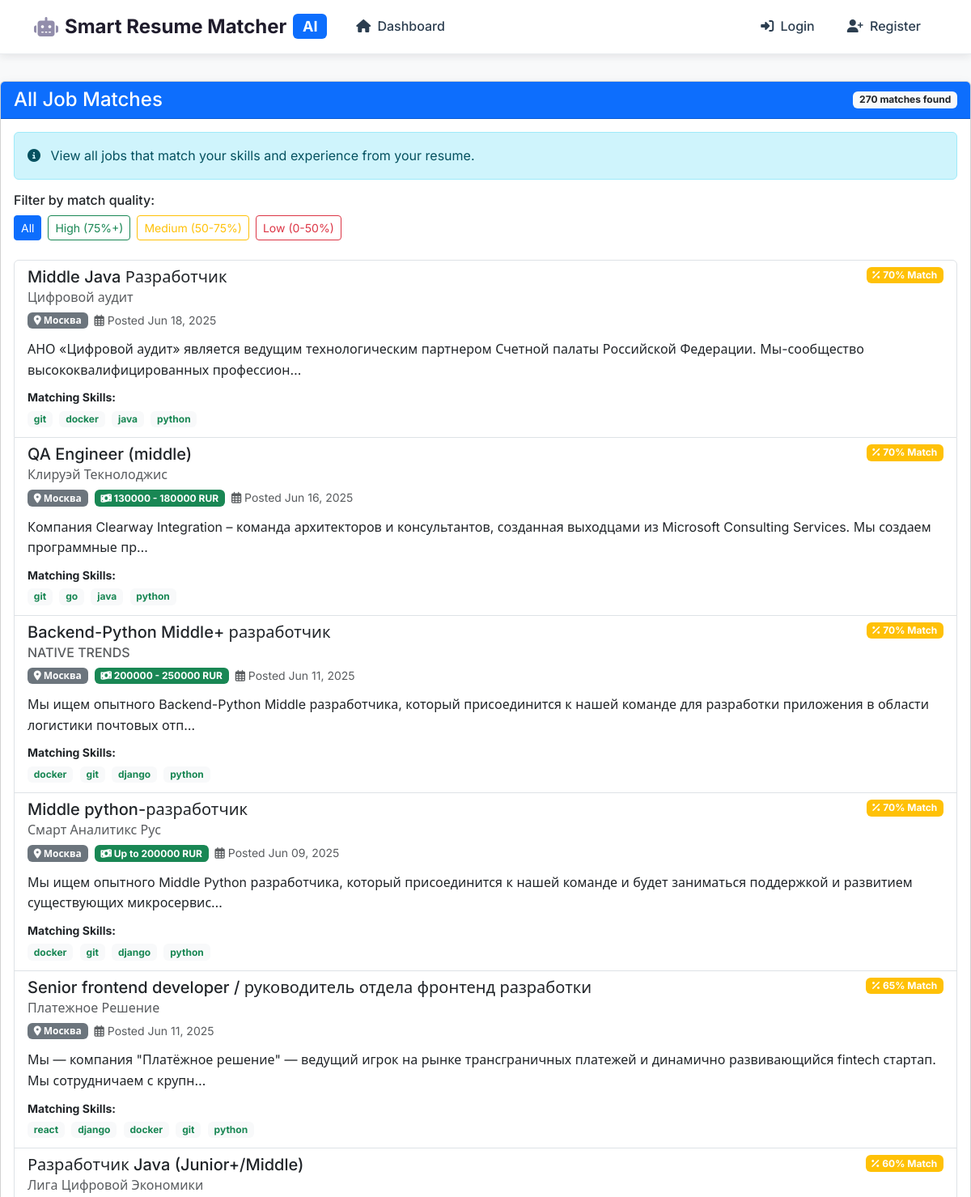
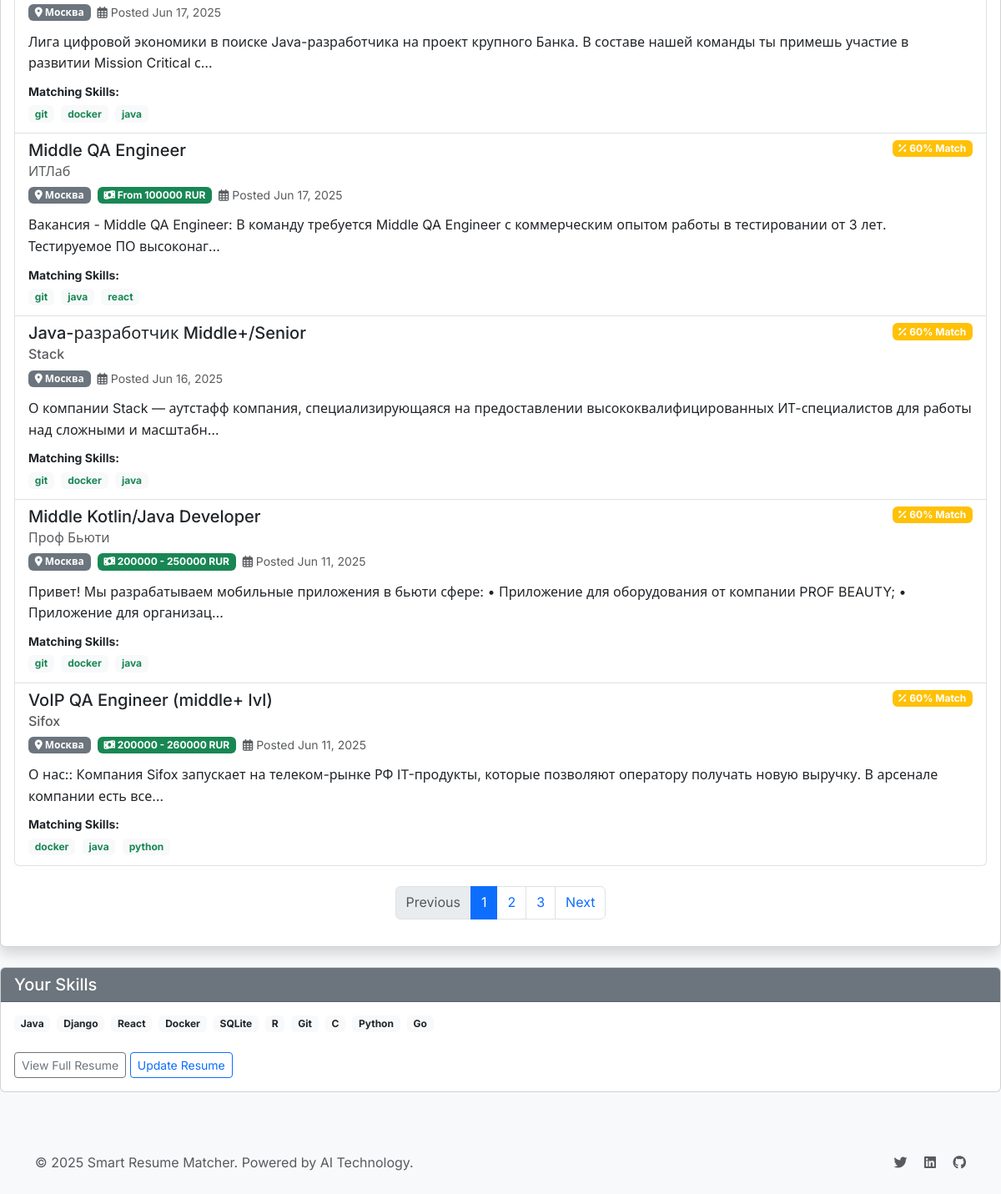
Page /jobs/ (signed in) on the committed database (2 pictures, top to bottom).
### jobs/models.py (models this page shows, shortened)
class JobMatch(models.Model):
    user = models.ForeignKey(User, on_delete=models.CASCADE, related_name='job_matches')
    job = models.ForeignKey(Job, on_delete=models.CASCADE, related_name='matches')
    resume = models.ForeignKey('resumes.Resume', on_delete=models.CASCADE, related_name='job_matches')
    match_score = models.FloatField(default=0)  # 0-100 percentage score
    match_details = models.JSONField(default=dict, blank=True)  # Detailed breakdown of the match
    matching_skills = models.JSONField(default=list, blank=True)
    missing_skills = models.JSONField(default=list, blank=True)
    analysis_version = models.CharField(max_length=50, default='v1', blank=True)
    created_at = models.DateTimeField(auto_now_add=True)
    updated_at = models.DateTimeField(auto_now=True)
    class Meta:
        ordering = ['-match_score']
        verbose_name = 'Job Match'
        verbose_name_plural = 'Job Matches'
        unique_together = ('job', 'resume')

class Job(models.Model):
    hh_id = models.CharField(max_length=50, unique=True)  # HH.ru job ID
    title = models.CharField(max_length=300)
    company_name = models.CharField(max_length=200)
    company_url = models.URLField(blank=True)
    description = models.TextField()
    requirements = models.TextField(blank=True, null=True, default='')
    responsibilities = models.TextField(blank=True, null=True, default='')
    location = models.CharField(max_length=200)
    salary_from = models.PositiveIntegerField(null=True, blank=True)
    salary_to = models.PositiveIntegerField(null=True, blank=True)
    salary_currency = models.CharField(max_length=10, default='RUB')
    employment_type = models.CharField(max_length=50, blank=True)  # full-time, part-time, etc.
    experience_required = models.CharField(max_length=100, blank=True)
    required_skills = models.JSONField(default=list, blank=True)
    optional_skills = models.JSONField(default=list, blank=True)
    hh_url = models.URLField(blank=True, default='')
    published_at = models.DateTimeField(default=timezone.now)
    created_at = models.DateTimeField(auto_now_add=True)
    updated_at = models.DateTimeField(auto_now=True)
    is_active = models.BooleanField(default=True)
    class Meta:
        ordering = ['-published_at']
        verbose_name = 'Job'
        verbose_name_plural = 'Jobs'

### jobs/views.py (the view, shortened to what this page needs)
# urls.py: path('', views.job_list_view, name='job_list'),
@jwt_login_required
def job_list_view(request):
    user_resume = Resume.objects.filter(user=request.user, is_active=True).first()
    if not user_resume:
        messages.warning(request, "Please upload your resume to see job matches.")
        return redirect('jwt_resume_upload')
    enhanced_matcher = AdvancedJobMatcher(user=request.user, resume=user_resume)
    job_matches = JobMatch.objects.filter(resume=user_resume).select_related('job')
    match_filter = request.GET.get('match', None)
    if match_filter == 'high':
        job_matches = job_matches.filter(match_score__gte=75)
    elif match_filter == 'medium':
        job_matches = job_matches.filter(match_score__gte=50, match_score__lt=75)
    elif match_filter == 'low':
        job_matches = job_matches.filter(match_score__lt=50)
    user_skills = set(user_resume.extracted_skills) if user_resume.extracted_skills else set()
    job_matches = job_matches.order_by('-match_score')
    paginator = Paginator(job_matches, 10)
    page_number = request.GET.get('page', 1)
    job_matches_page = paginator.get_page(page_number)
    context = {
        'job_matches': job_matches_page,
        'user_skills': user_skills,
        'match_filter': match_filter
    }
    return render(request, 'jobs/job_list.html', context)

### templates/jobs/job_list.html (shortened to what this page needs)
{% extends 'base_modern.html' %}
{% load job_filters %}
{% block content %}
<div class="row">
    <div class="col-md-12 mb-4">
        <div class="card shadow">
            <div class="card-header bg-primary text-white">
                <div class="d-flex justify-content-between align-items-center">
                    <h4 class="mb-0">All Job Matches</h4>
                    <span class="badge bg-light text-dark">{{ job_matches.paginator.count }} matches found</span>
                </div>
            </div>
            <div class="card-body">
                <div class="alert alert-info">
                    <i class="fas fa-info-circle me-2"></i>
                    View all jobs that match your skills and experience from your resume.
                </div>
                <div class="mb-4">
                    <h6>Filter by match quality:</h6>
                    <div class="d-flex">
                        <a href="{% url 'job_list' %}" class="btn btn-sm {% if not match_filter %}btn-primary{% else %}btn-outline-primary{% endif %} me-2">
                            All
                        </a>
                        <a href="{% url 'job_list' %}?match=high" class="btn btn-sm {% if match_filter == 'high' %}btn-success{% else %}btn-outline-success{% endif %} me-2">
                            High (75%+)
                        </a>
                        <a href="{% url 'job_list' %}?match=medium" class="btn btn-sm {% if match_filter == 'medium' %}btn-warning{% else %}btn-outline-warning{% endif %} me-2">
                            Medium (50-75%)
                        </a>
                        <a href="{% url 'job_list' %}?match=low" class="btn btn-sm {% if match_filter == 'low' %}btn-danger{% else %}btn-outline-danger{% endif %}">
                            Low (0-50%)
                        </a>
                    </div>
                </div>
                {% if job_matches %}
                <div class="list-group">
                    {% for match in job_matches %}
                    <a href="{% url 'job_detail' match.job.id %}" class="list-group-item list-group-item-action">
                        <div class="d-flex w-100 justify-content-between">
                            <h5 class="mb-1">{{ match.job.title }}</h5>
                            <div>
                                <span class="badge
                                    {% if match.match_score >= 75 %}bg-success
                                    {% elif match.match_score >= 50 %}bg-warning
                                    {% else %}bg-danger{% endif %}
                                    d-flex align-items-center">
                                    <i class="fas fa-percentage me-1"></i>
                                    {{ match.match_score|floatformat:0 }}% Match
                                </span>
                            </div>
                        </div>
                        <h6 class="mb-2 text-muted">{{ match.job.company_name }}</h6>
                        <div class="d-flex align-items-center mb-2 flex-wrap">
                            {% if match.job.location %}
                                <span class="badge bg-secondary me-2 mb-1">
                                    <i class="fas fa-map-marker-alt"></i> {{ match.job.location }}
                                </span>
                            {% endif %}
                            {% if match.job.salary_from or match.job.salary_to %}
                                <span class="badge bg-success me-2 mb-1">
                                    <i class="fas fa-money-bill-wave"></i>
                                    {% if match.job.salary_from and match.job.salary_to %}
                                        {{ match.job.salary_from }} - {{ match.job.salary_to }} {{ match.job.salary_currency }}
                                    {% elif match.job.salary_from %}
                                        From {{ match.job.salary_from }} {{ match.job.salary_currency }}
                                    {% elif match.job.salary_to %}
                                        Up to {{ match.job.salary_to }} {{ match.job.salary_currency }}
                                    {% endif %}
                                </span>
                            {% endif %}
                            <small class="text-muted mb-1">
                                <i class="far fa-calendar-alt"></i> Posted {{ match.job.published_at|date:"M d, Y" }}
                            </small>
                        </div>
                        <p class="mb-1">{{ match.job.description|clean_html_description|truncatechars:150 }}</p>
                        {% if match.matching_skills %}
                            <div class="mt-2">
                                <small class="fw-bold">Matching Skills:</small>
                                <div>
                                    {% for skill in match.matching_skills|slice:":5" %}
                                        <span class="badge bg-light text-success me-1 mb-1">{{ skill }}</span>
                                    {% endfor %}
                                </div>
                            </div>
                        {% endif %}
                    </a>
                    {% endfor %}
                </div>
                {% if job_matches.has_other_pages %}
                <nav class="mt-4">
                    <ul class="pagination justify-content-center">
                        {% if job_matches.has_previous %}
                            <li class="page-item">
                                <a class="page-link" href="?page={{ job_matches.previous_page_number }}{% if match_filter %}&match={{ match_filter }}{% endif %}">Previous</a>
                            </li>
                        {% else %}
                            <li class="page-item disabled">
                                <span class="page-link">Previous</span>
                            </li>
                        {% endif %}
                        {% for num in job_matches.paginator.page_range %}
                            {% if job_matches.number == num %}
                                <li class="page-item active">
                                    <span class="page-link">{{ num }}</span>
                                </li>
                            {% elif num > job_matches.number|add:'-3' and num < job_matches.number|add:'3' %}
                                <li class="page-item">
                                    <a class="page-link" href="?page={{ num }}{% if match_filter %}&match={{ match_filter }}{% endif %}">{{ num }}</a>
                                </li>
                            {% endif %}
                        {% endfor %}
                        {% if job_matches.has_next %}
                            <li class="page-item">
                                <a class="page-link" href="?page={{ job_matches.next_page_number }}{% if match_filter %}&match={{ match_filter }}{% endif %}">Next</a>
                            </li>
                        {% else %}
                            <li class="page-item disabled">
                                <span class="page-link">Next</span>
                            </li>
                        {% endif %}
                    </ul>
                </nav>
                {% endif %}
                {% endif %}
            </div>
        </div>
    </div>
    <div class="col-md-12">
        <div class="card">
            <div class="card-header bg-secondary text-white">
                <h5 class="mb-0">Your Skills</h5>
            </div>
            <div class="card-body">
                <div class="d-flex flex-wrap">
                    {% for skill in user_skills %}
                        <span class="badge bg-light text-dark me-2 mb-2">{{ skill }}</span>
                    {% empty %}
                        <p class="text-muted">No skills found in your resume.</p>
                    {% endfor %}
                </div>
                <div class="mt-3">
                    <a href="{% url 'profile' %}" class="btn btn-sm btn-outline-secondary">
                        View Full Resume
                    </a>
                    <a href="{% url 'jwt_resume_upload' %}" class="btn btn-sm btn-outline-primary">
                        Update Resume
                    </a>
                </div>
            </div>
        </div>
    </div>
</div>
{% endblock %}

### static/css/modern-app.css (style rules this page uses)
:root { --primary-color: #928DAB; --secondary-color: #1F1C2C; --accent-color: #6C63FF; --success-color: #00D4AA; --warning-color: #FFB800; --danger-color: #FF6B6B; --light-gray: #F8F9FA; --dark-gray: #6C757D; --white: #FFFFFF; --text-primary: #2C3E50; --text-secondary: #6C757D; --border-color: #E9ECEF; --shadow: 0 2px 10px rgba(31, 28, 44, 0.1); --gradient: linear-gradient(135deg, var(--primary-color), var(--secondary-color)); }
* { margin: 0; padding: 0; box-sizing: border-box; }
body { font-family: 'Inter', 'Segoe UI', Tahoma, Geneva, Verdana, sans-serif; line-height: 1.6; color: var(--text-primary); background: var(--light-gray); }

### rows in the picture
JobMatch: job "Middle Java Разработчик", match_score "70", job.company_name "Цифровой аудит", job.location "Москва", job.published_at "Jun 18, 2025", job.description|clean_html_description "АНО «Цифровой аудит» является ведущим технологическим партнером Счетной палаты Российской Федерации. Мы-сообщество высококвалифицированных профессион…", matching_skills "git" "docker" "java" "python"
JobMatch: job "QA Engineer (middle)", match_score "70", job.company_name "Клируэй Текнолоджис", job.location "Москва", job.salary_from "130000", job.salary_to "180000", job.salary_currency "RUR", job.published_at "Jun 16, 2025", job.description|clean_html_description "Компания Clearway Integration – команда архитекторов и консультантов, созданная выходцами из Microsoft Consulting Services. Мы создаем программные пр…", matching_skills "git" "go" "java" "python"
JobMatch: job "Backend-Python Middle+ разработчик", match_score "70", job.company_name "NATIVE TRENDS", job.location "Москва", job.salary_from "200000", job.salary_to "250000", job.salary_currency "RUR", job.published_at "Jun 11, 2025", job.description|clean_html_description "Мы ищем опытного Backend-Python Middle разработчика, который присоединится к нашей команде для разработки приложения в области логистики почтовых отп…", matching_skills "docker" "git" "django" "python"
JobMatch: job "Middle python-разработчик", match_score "70", job.company_name "Смарт Аналитикс Рус", job.location "Москва", job.salary_to "200000", job.salary_currency "RUR", job.published_at "Jun 09, 2025", job.description|clean_html_description "Мы ищем опытного Middle Python разработчика, который присоединится к нашей команде и будет заниматься поддержкой и развитием существующих микросервис…", matching_skills "docker" "git" "django" "python"
JobMatch: job "Senior frontend developer / руководитель отдела фронтенд разработки", match_score "65", job.company_name "Платежное Решение", job.location "Москва", job.published_at "Jun 11, 2025", job.description|clean_html_description "Мы — компания \"Платёжное решение\" — ведущий игрок на рынке трансграничных платежей и динамично развивающийся fintech стартап. Мы сотрудничаем с крупн…", matching_skills "react" "django" "docker" "git" "python"
JobMatch: job "Разработчик Java (Junior+/Middle)", match_score "60", job.company_name "Лига Цифровой Экономики", job.location "Москва", job.published_at "Jun 17, 2025", job.description|clean_html_description "Лига цифровой экономики в поиске Java-разработчика на проект крупного Банка. В составе нашей команды ты примешь участие в развитии Mission Critical с…", matching_skills "git" "docker" "java"
JobMatch: job "Middle QA Engineer", match_score "60", job.company_name "ИТЛаб", job.location "Москва", job.salary_from "100000", job.salary_currency "RUR", job.published_at "Jun 17, 2025", job.description|clean_html_description "Вакансия - Middle QA Engineer: В команду требуется Middle QA Engineer с коммерческим опытом работы в тестировании от 3 лет. Тестируемое ПО высоконаг…", matching_skills "git" "java" "react"
JobMatch: job "Java-разработчик Middle+/Senior", match_score "60", job.company_name "Stack", job.location "Москва", job.published_at "Jun 16, 2025", job.description|clean_html_description "О компании Stack — аутстафф компания, специализирующаяся на предоставлении высококвалифицированных ИТ-специалистов для работы над сложными и масштабн…", matching_skills "git" "docker" "java"
JobMatch: job "Middle Kotlin/Java Developer", match_score "60", job.company_name "Проф Бьюти", job.location "Москва", job.salary_from "200000", job.salary_to "250000", job.salary_currency "RUR", job.published_at "Jun 11, 2025", job.description|clean_html_description "Привет! Мы разрабатываем мобильные приложения в бьюти сфере: • Приложение для оборудования от компании PROF BEAUTY; • Приложение для организац…", matching_skills "git" "docker" "java"
JobMatch: job "VoIP QA Engineer (middle+ lvl)", match_score "60", job.company_name "Sifox", job.location "Москва", job.salary_from "200000", job.salary_to "260000", job.salary_currency "RUR", job.published_at "Jun 11, 2025", job.description|clean_html_description "О нас:: Компания Sifox запускает на телеком-рынке РФ IT-продукты, которые позволяют оператору получать новую выручку. В арсенале компании есть все…", matching_skills "docker" "java" "python"

### other values in the picture
{{ job_matches.paginator.count }} "270"
{{ num }} "1"
{{ num }} "2" "3"
{{ skill }} "Java" "Django" "React" "Docker" "SQLite" "R" "Git" "C" "Python" "Go"
